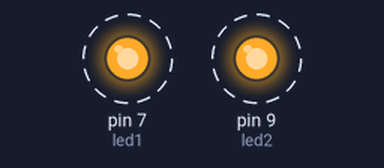
Recording of a sketch running on a simulated Arduino Uno, built with avr-gcc and run on an emulated ATmega328P. On the bench: output pins drawn as LEDs (lit = HIGH). Dashed ring = blinking.

Above: at 0.08 s.
Timing chart, 0 to 3.0 s (numbered marks = the images above):
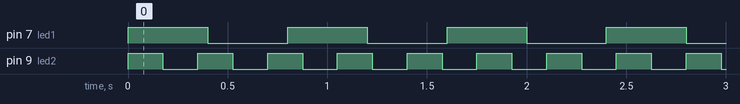

Measured:
- by itself, pin 7 (led1): alternates HIGH for 0.40 s and LOW for 0.40 s
- by itself, pin 9 (led2): alternates HIGH for 0.18 s and LOW for 0.18 s

The sketch:

millis_async_blinker_800ms_350ms.ino
```cpp
int led1 = 7;
int led2 = 9;

int inp1 = 4;

int period1 = 800;  //ms
int period2 = 350;

void setup() {
  pinMode(inp1, INPUT_PULLUP);

  pinMode(led1, OUTPUT);
  pinMode(led2, OUTPUT);
}

void loop() {
  asyncBlinkLed(led1, period1);
  asyncBlinkLed(led2, period2);
}

void asyncBlinkLed(int ledID, int period) {
  if (millis() % period < period / 2) {
    ledOn(ledID);
  } else {
    ledOff(ledID);
  }
}

void ledOn(int ledID) {
  digitalWrite(ledID, HIGH);
}

void ledOff(int ledID) {
  digitalWrite(ledID, LOW);
}
```
